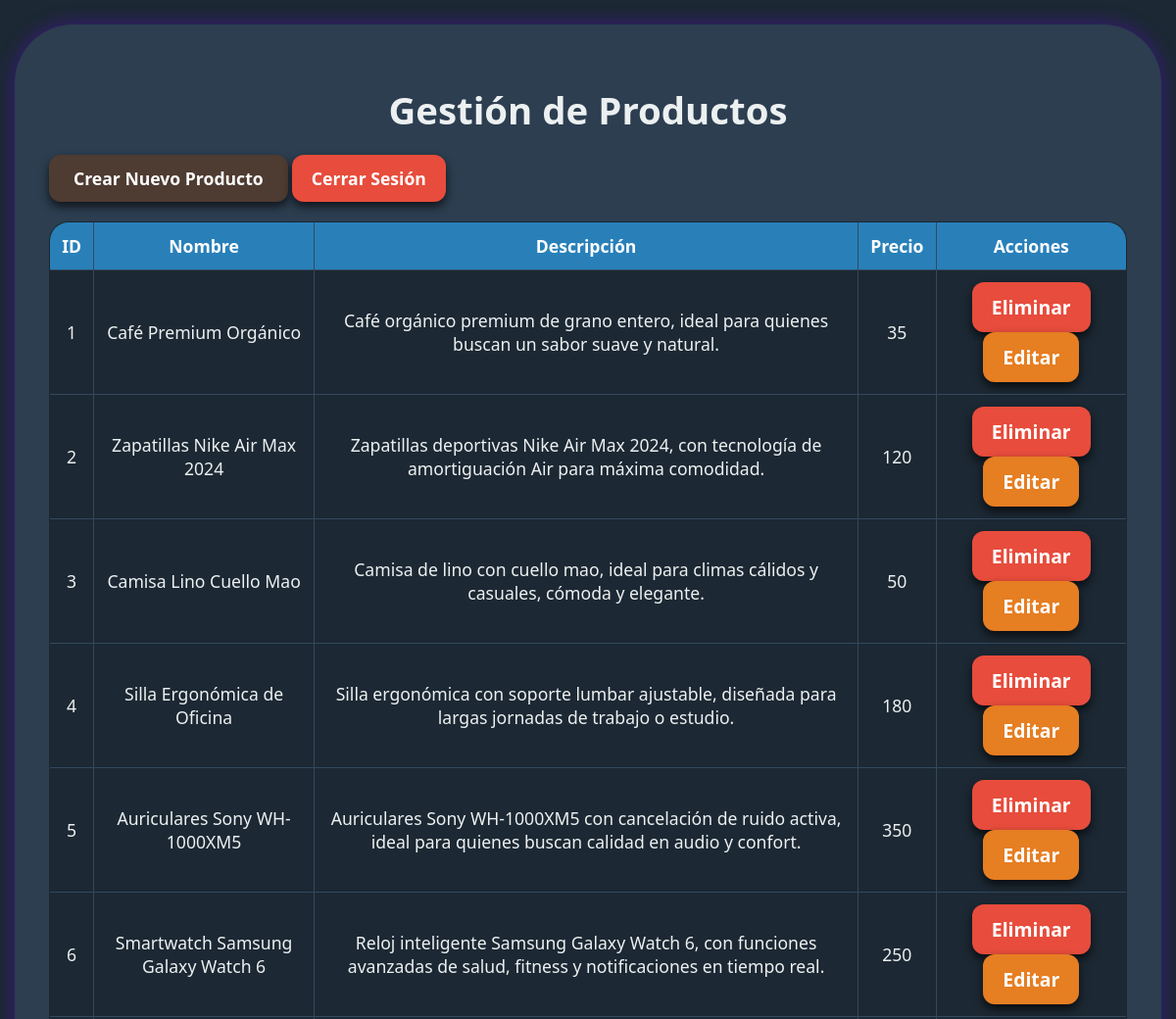
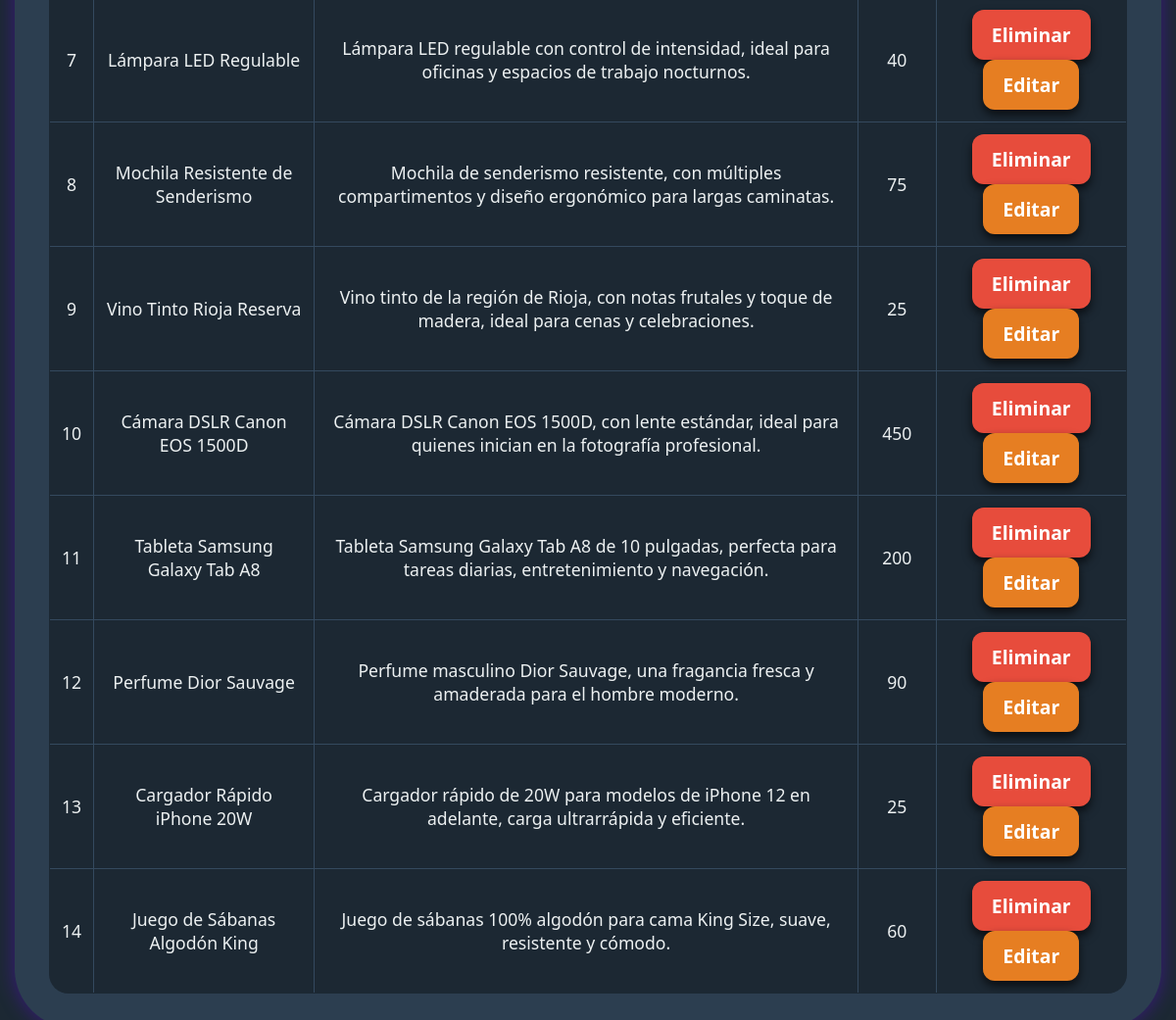
The page /Vistas/read.php on the database its author committed (2 pictures, top to bottom).
### tables this page shows
CREATE TABLE `productos` (
  `id` int(11) NOT NULL,
  `name` varchar(256) NOT NULL,
  `description` text NOT NULL,
  `price` int(11) NOT NULL,
  `category_id` int(11) NOT NULL,
  `created` datetime NOT NULL,
  `modified` timestamp NOT NULL DEFAULT current_timestamp()
);

### Controlador/productos.php (called while the page is built, shortened)
<?php
class Productos {
    private $conn;
    private $table_name = "productos";
    public function __construct($db) {
        $this->conn = $db;
    }
    public function read() {
        $query = "SELECT * FROM " . $this->table_name;
        $stmt = $this->conn->prepare($query);
        $stmt->execute();
        return $stmt->fetchAll(PDO::FETCH_ASSOC);
    }
}
?>

### Vistas/read.php (the view, shortened to what this page needs)
<?php
require_once '../controlador/productos.php';
$database = new Database();
$db = $database->getConnection();
$productos = new productos($db);
$data = $productos->read();
echo '<!DOCTYPE html>';
echo '<html lang="es">';
echo '<head>';
echo '    <link rel="stylesheet" href="../css/styles.css">';
echo '</head>';
echo '<body>';
echo '    <div class="container">';
echo '        <h1>Gestión de Productos</h1>';
echo '        <a href="../alta.php" class="btn btn-primary">Crear Nuevo Producto</a>';
echo '        <a href="../cerrar_sesion.php" class="btn btn-danger">Cerrar Sesión</a>';
echo '        <table>';
echo '            <tr>';
echo '                <th>ID</th>';
echo '                <th>Nombre</th>';
echo '                <th>Descripción</th>';
echo '                <th>Precio</th>';
echo '                <th>Acciones</th>';
echo '            </tr>';
foreach ($data as $producto) {
    echo '            <tr>';
    echo '                <td>' . htmlspecialchars($producto['id']) . '</td>';
    echo '                <td>' . htmlspecialchars($producto['name']) . '</td>';
    echo '                <td>' . htmlspecialchars($producto['description']) . '</td>';
    echo '                <td>' . htmlspecialchars($producto['price']) . '</td>';
    echo '                <td>';
    echo '                    <form action="../vista/delete.php" method="post" style="display:inline;">';
    echo '                        <button type="submit" class="btn btn-danger">Eliminar</button>';
    echo '                    </form>';
    echo '                    <a href="../modificar.php?id=' . htmlspecialchars($producto['id']) . '" class="btn btn-warning">Editar</a>';
    echo '                </td>';
    echo '            </tr>';
}
echo '        </table>';
echo '    </div>';
echo '</body>';
echo '</html>';
?>

### css/styles.css (style rules this page uses)
body { font-family: 'Segoe UI', Tahoma, Geneva, Verdana, sans-serif; background-color: #1c2833; color: #ecf0f1; margin: 0; padding: 0; font-size: 16px; display: flex; justify-content: center; align-items: center; min-height: 100vh; }
.container { width: auto; max-width: 1100px; min-width: 900px; background: #2c3e50; padding: 35px; box-shadow: 0 0 20px rgba(109, 5, 255, 0.378); border-radius: 60px; margin: 25px auto; }
h1 { color: #ecf0f1; font-size: 2.4em; text-align: center; margin-bottom: 20px; }
.btn { padding: 12px 20px; color: #fff; text-decoration: none; display: inline-block; border-radius: 12px; text-align: center; cursor: pointer; transition: background-color 0.3s; border: none; box-shadow: 0 5px 10px rgba(0, 0, 0, 0.663); font-weight: 600; font-size: 1.1em; font-family: 'Segoe UI', sans-serif; }
.btn-primary { background-color: #4E3B31; color: #ffffff; padding: 12px 25px; }
.btn-danger { background-color: #e74c3c; }
.btn-warning { background-color: #e67e22; color: #ffffff; }
.btn { text-decoration: none; }
table { width: 100%; border-collapse: collapse; margin-top: 20px; background-color: #1c2833; border-radius: 20px; overflow: hidden; border: 1px solid #34495e; }
table th, table td { padding: 12px; text-align: center; border: 1px solid #34495e; color: #ecf0f1; font-size: 1.1em; }
table th { background-color: #2980b9; color: white; font-weight: bold; }
form { display: flex; flex-direction: column; gap: 10px; justify-content: center; align-items: center; }

### rows shown on the page
productos: id "1", name "Café Premium Orgánico", description "Café orgánico premium de grano entero, ideal para quienes buscan un sabor suave y natural.", price "35"
productos: id "2", name "Zapatillas Nike Air Max 2024", description "Zapatillas deportivas Nike Air Max 2024, con tecnología de amortiguación Air para máxima comodidad.", price "120"
productos: id "3", name "Camisa Lino Cuello Mao", description "Camisa de lino con cuello mao, ideal para climas cálidos y casuales, cómoda y elegante.", price "50"
productos: id "4", name "Silla Ergonómica de Oficina", description "Silla ergonómica con soporte lumbar ajustable, diseñada para largas jornadas de trabajo o estudio.", price "180"
productos: id "5", name "Auriculares Sony WH-1000XM5", description "Auriculares Sony WH-1000XM5 con cancelación de ruido activa, ideal para quienes buscan calidad en audio y confort.", price "350"
productos: id "6", name "Smartwatch Samsung Galaxy Watch 6", description "Reloj inteligente Samsung Galaxy Watch 6, con funciones avanzadas de salud, fitness y notificaciones en tiempo real.", price "250"
productos: id "7", name "Lámpara LED Regulable", description "Lámpara LED regulable con control de intensidad, ideal para oficinas y espacios de trabajo nocturnos.", price "40"
productos: id "8", name "Mochila Resistente de Senderismo", description "Mochila de senderismo resistente, con múltiples compartimentos y diseño ergonómico para largas caminatas.", price "75"
productos: id "9", name "Vino Tinto Rioja Reserva", description "Vino tinto de la región de Rioja, con notas frutales y toque de madera, ideal para cenas y celebraciones.", price "25"
productos: id "10", name "Cámara DSLR Canon EOS 1500D", description "Cámara DSLR Canon EOS 1500D, con lente estándar, ideal para quienes inician en la fotografía profesional.", price "450"
productos: id "11", name "Tableta Samsung Galaxy Tab A8", description "Tableta Samsung Galaxy Tab A8 de 10 pulgadas, perfecta para tareas diarias, entretenimiento y navegación.", price "200"
productos: id "12", name "Perfume Dior Sauvage", description "Perfume masculino Dior Sauvage, una fragancia fresca y amaderada para el hombre moderno.", price "90"
productos: id "13", name "Cargador Rápido iPhone 20W", description "Cargador rápido de 20W para modelos de iPhone 12 en adelante, carga ultrarrápida y eficiente.", price "25"
productos: id "14", name "Juego de Sábanas Algodón King", description "Juego de sábanas 100% algodón para cama King Size, suave, resistente y cómodo.", price "60"
